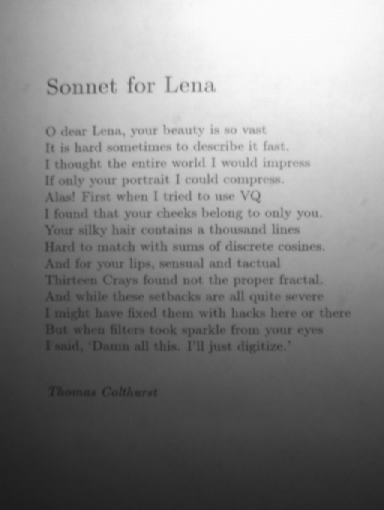
%> input picture morph/sonnet.png, 384 x 510 px
$ octave main.m   (GNU Octave 9; MATLAB toolbox functions it lacks are replaced by stand-ins)
%> lines starting %> are read from the running program, lines starting %| are printed output that depends on the picture; in (x1, y1, x2, y2) boxes, pixels count from 0 and x2, y2 are one past the last pixel; in counts of white or black regions, pixels touching at a corner belong together; the program's own positions count from 1
### morph/dilation.m
% dilation: if structuring element hits, then 1.
function out = dilation(image, str_elem)
% pad the image with zeroes to avoid dimension loss
padx = floor(size(str_elem,1)/2);
pady = floor(size(str_elem,2)/2);
[N,M] = size(image);
out = zeros(size(image));

padded_image = zeros(N+2*padx, M+2*pady);
padded_image(padx+1:N+padx, pady+1:M+pady) = image;

% loop over the pixels of the image
for i = padx+1: padx+N
    for j = pady+1:pady+M
        img_seg = padded_image(i-padx:i+padx, j-pady:j+pady);
        % logical intersection is analogous to element-wise multiplication
        intersection = img_seg .* str_elem;
        % if the structuring element "hits", then at least one element
        % in intersection is non-zero.
        if sum(sum(intersection)) > 0
            out(i-padx,j-pady) = 1;
        end
    end
end

### morph/erosion.m
% erosion: if structuring element fits, then 1
function out = erosion(image, str_elem)
% pad the image with zeroes to avoid dimension loss
padx = floor(size(str_elem,1)/2);
pady = floor(size(str_elem,2)/2);
[N,M] = size(image);

out = zeros(size(image));

padded_image = zeros(N+2*padx, M+2*pady);
padded_image(padx+1:N+padx, pady+1:M+pady) = image;

% loop over the pixels of the image
for i = padx+1: padx+N
    for j = pady+1:pady+M
        img_seg = padded_image(i-padx:i+padx, j-pady:j+pady);
        intersection = img_seg .* str_elem;
        % if the structuring element "fits", then the logical and of the
        % structuring element and the image segment should be equal to the
        % structuring element itself.
        if isequal(str_elem,intersection)
            out(i-padx,j-pady) = 1;
        end
    end
end

### morph/main.m
clear
clc
% read in image
image = im2double(imread('sonnet.png'));
%> image: size 510x384 double; min 0.106, max 0.984, mean 0.522
imout = image;

% Obvious stuff: there is a light source in the upper right corner of the
% image. Assume a point light at (x,y,z), with radial intensity I. Play
% with the parameters and undo the lighting so that the lighting on the
% bottom of the image is similar to the lighting at the top right corner.
% The model is L = I/d^2*cos(theta)*albedo/(2*pi), assuming the surface is
% perfectly diffuse. We are interested in the albedo of the surface. The
% ink will have a blacker albedo whereas the paper will have a whiter
% albedo. Solving the equation, one has albedo = L/I*d^2/cos(theta)*2*pi.
% One can directly omit 2*pi and incorporate it into I for practical
% purposes. Now, one should play with the parameters x,y,z and I below to
% obtain an image composed purely of the albedo of the surface.
%
% DRAWBACKS: There may be more than one light source in the scene. The
% reflections might not be perfectly diffuse.

x = 275;
y = -20;
z = 375;
C = 200000;

for i=1:size(imout,1)
    for j=1:size(imout,2)
        d2_plane = (i-y)^2+(j-x)^2;
        d2_space = d2_plane + z^2;
        cosTheta = z/d2_space^0.5;
        imout(i,j) = image(i,j) * d2_space / C / cosTheta;
    end
end
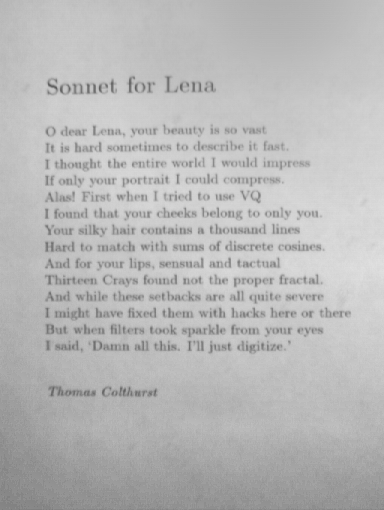
%> imout: size 510x384 double; min 0.361, max 0.882, mean 0.727

figure
imshow(imout);
imout = exp(-exp(imout));
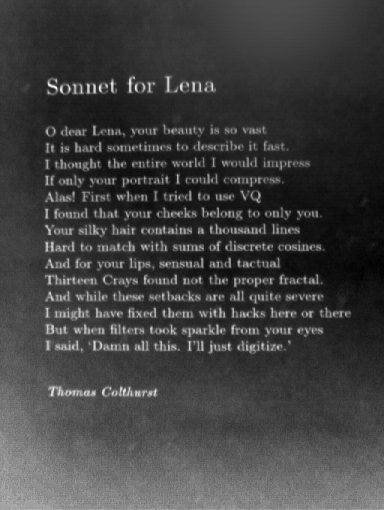
%> imout: size 510x384 double; min 0.0894, max 0.238, mean 0.127; drawn with min black and max white
threshold = adaptthresh(imout, 0.48);
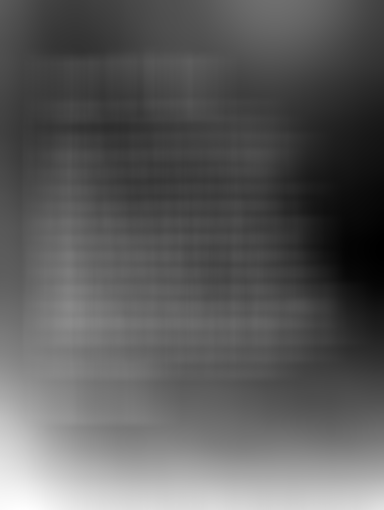
%> threshold: size 510x384 double; min 0.11, max 0.212, mean 0.147; drawn with min black and max white
imbit = imbinarize(imout, threshold);
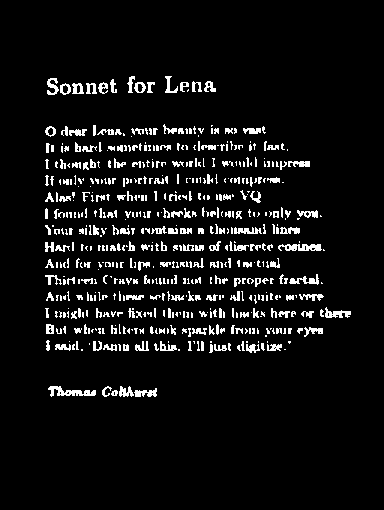
%> imbit: size 510x384 logical; 6.7% white in thin lines or dots, all inside (x1, y1, x2, y2) = (45, 76, 351, 397)
figure
imshow(imbit);

str_elem = [0,1,0;
            1,1,1;
            0,1,0;];

dilated = dilation(imbit,str_elem);
%> in dilation, `padded_image(padx+1:N+padx, pady+1:M+pady) = image;`: padded_image: size 512x386 double; values 0 (black) and 1 (white), 6.7% white in thin lines or dots, all inside (x1, y1, x2, y2) = (46, 77, 352, 398)
%> after the loop in dilation, `for i = padx+1: padx+N`:
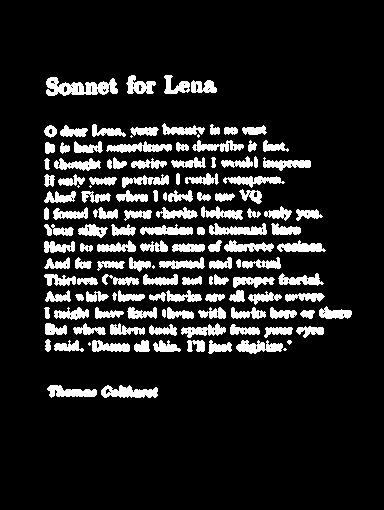
%> out: size 510x384 double; values 0 (black) and 1 (white), 13.1% white; 137 white regions (8 under 20 px), largest, box (x1, y1, x2, y2) and area: (46, 77, 118, 96) 809, (101, 385, 158, 398) 495, (209, 223, 267, 235) 442

figure
imshow(dilated - imbit);
eroded = erosion(imbit,str_elem);
%> after the loop in erosion, `for i = padx+1: padx+N`:
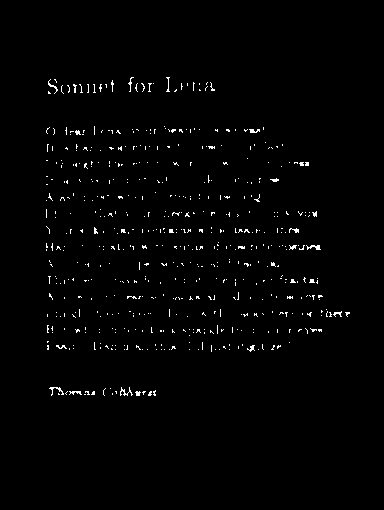
%> out: size 510x384 double; values 0 (black) and 1 (white), 1.3% white in thin lines or dots, all inside (x1, y1, x2, y2) = (46, 77, 350, 396)
final = (dilated-imbit+eroded);
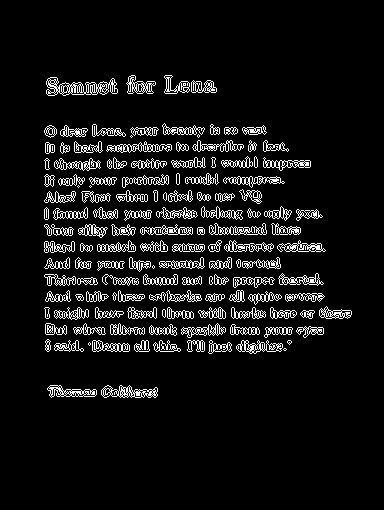
%> final: size 510x384 double; values 0 (black) and 1 (white), 7.7% white in thin lines or dots, all inside (x1, y1, x2, y2) = (44, 75, 352, 398)

figure
imshow(final);
